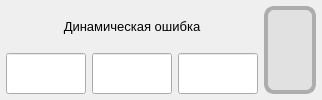
                <widget class="QWidget" name="widget_crossingLimits_dynamicError" native="true">
                 <property name="sizePolicy">
                  <sizepolicy hsizetype="Preferred" vsizetype="Preferred">
                   <horstretch>0</horstretch>
                   <verstretch>0</verstretch>
                  </sizepolicy>
                 </property>
                 <layout class="QGridLayout" name="gridLayout_11">
                  <property name="leftMargin">
                   <number>6</number>
                  </property>
                  <property name="topMargin">
                   <number>6</number>
                  </property>
                  <property name="rightMargin">
                   <number>6</number>
                  </property>
                  <property name="bottomMargin">
                   <number>6</number>
                  </property>
                  <item row="1" column="0">
                   <widget class="QLineEdit" name="lineEdit_crossingLimits_dynamicError_lowerLimit">
                    <property name="enabled">
                     <bool>true</bool>
                    </property>
                    <property name="sizePolicy">
                     <sizepolicy hsizetype="Preferred" vsizetype="Preferred">
                      <horstretch>0</horstretch>
                      <verstretch>0</verstretch>
                     </sizepolicy>
                    </property>
                    <property name="minimumSize">
                     <size>
                      <width>50</width>
                      <height>0</height>
                     </size>
                    </property>
                    <property name="maximumSize">
                     <size>
                      <width>80</width>
                      <height>16777215</height>
                     </size>
                    </property>
                    <property name="font">
                     <font>
                      <family>Segoe UI</family>
                      <pointsize>8</pointsize>
                     </font>
                    </property>
                    <property name="styleSheet">
                     <string notr="true">padding: 5px 5px;</string>
                    </property>
                    <property name="text">
                     <string/>
                    </property>
                    <property name="alignment">
                     <set>Qt::AlignmentFlag::AlignCenter</set>
                    </property>
                    <property name="readOnly">
                     <bool>true</bool>
                    </property>
                   </widget>
                  </item>
                  <item row="1" column="1">
                   <widget class="QLineEdit" name="lineEdit_crossingLimits_dynamicError_value">
                    <property name="enabled">
                     <bool>true</bool>
                    </property>
                    <property name="sizePolicy">
                     <sizepolicy hsizetype="Preferred" vsizetype="Preferred">
                      <horstretch>0</horstretch>
                      <verstretch>0</verstretch>
                     </sizepolicy>
                    </property>
                    <property name="minimumSize">
                     <size>
                      <width>50</width>
                      <height>0</height>
                     </size>
                    </property>
                    <property name="maximumSize">
                     <size>
                      <width>80</width>
                      <height>16777215</height>
                     </size>
                    </property>
                    <property name="font">
                     <font>
                      <family>Segoe UI</family>
                      <pointsize>8</pointsize>
                     </font>
                    </property>
                    <property name="styleSheet">
                     <string notr="true">padding: 5px 5px;</string>
                    </property>
                    <property name="text">
                     <string/>
                    </property>
                    <property name="alignment">
                     <set>Qt::AlignmentFlag::AlignCenter</set>
                    </property>
                    <property name="readOnly">
                     <bool>true</bool>
                    </property>
                   </widget>
                  </item>
                  <item row="1" column="2">
                   <widget class="QLineEdit" name="lineEdit_crossingLimits_dynamicError_upperLimit">
                    <property name="enabled">
                     <bool>true</bool>
                    </property>
                    <property name="sizePolicy">
                     <sizepolicy hsizetype="Preferred" vsizetype="Preferred">
                      <horstretch>0</horstretch>
                      <verstretch>0</verstretch>
                     </sizepolicy>
                    </property>
                    <property name="minimumSize">
                     <size>
                      <width>50</width>
                      <height>0</height>
                     </size>
                    </property>
                    <property name="maximumSize">
                     <size>
                      <width>80</width>
                      <height>16777215</height>
                     </size>
                    </property>
                    <property name="font">
                     <font>
                      <family>Segoe UI</family>
                      <pointsize>8</pointsize>
                     </font>
                    </property>
                    <property name="styleSheet">
                     <string notr="true">padding: 5px 5px;</string>
                    </property>
                    <property name="text">
                     <string/>
                    </property>
                    <property name="alignment">
                     <set>Qt::AlignmentFlag::AlignCenter</set>
                    </property>
                    <property name="readOnly">
                     <bool>true</bool>
                    </property>
                   </widget>
                  </item>
                  <item row="0" column="5" rowspan="2">
                   <widget class="QWidget" name="widget_crossingLimits_dynamicError_limitStatusIndicator" native="true">
                    <property name="minimumSize">
                     <size>
                      <width>52</width>
                      <height>52</height>
                     </size>
                    </property>
                    <property name="maximumSize">
                     <size>
                      <width>16777215</width>
                      <height>16777215</height>
                     </size>
                    </property>
                    <property name="styleSheet">
                     <string notr="true">background: #E1E1E1;

Border: 4px solid #ADADAD ;
Border-radius: 10px;

</string>
                    </property>
                   </widget>
                  </item>
                  <item row="0" column="0" colspan="3">
                   <widget class="QLabel" name="label_crossingLimits_dynamicError">
                    <property name="sizePolicy">
                     <sizepolicy hsizetype="Preferred" vsizetype="Preferred">
                      <horstretch>0</horstretch>
                      <verstretch>0</verstretch>
                     </sizepolicy>
                    </property>
                    <property name="font">
                     <font>
                      <family>Segoe UI</family>
                      <pointsize>10</pointsize>
                     </font>
                    </property>
                    <property name="text">
                     <string>Динамическая ошибка</string>
                    </property>
                    <property name="alignment">
                     <set>Qt::AlignmentFlag::AlignCenter</set>
                    </property>
                   </widget>
                  </item>
                 </layout>
                </widget>
